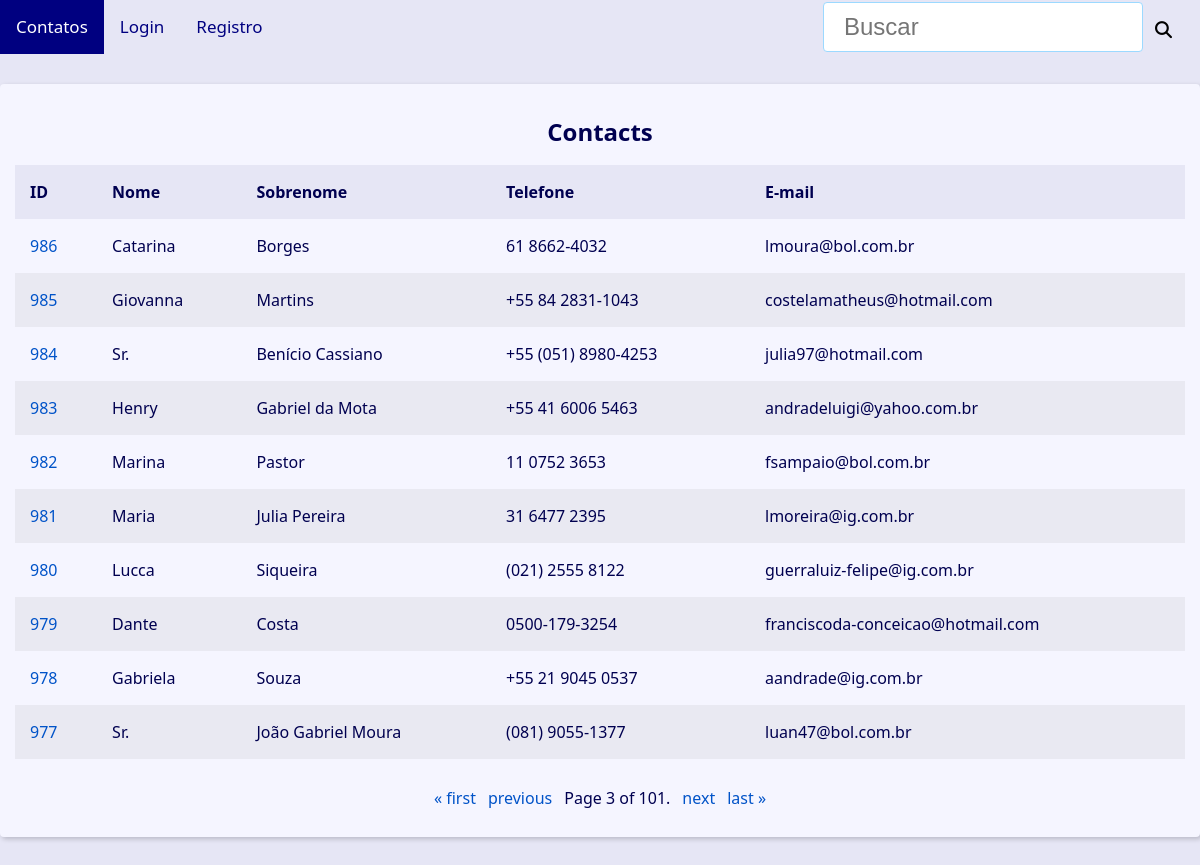
The app's page /?page=3&q= with its own data.
### contact/models.py (models this page shows, shortened)
class Contact(models.Model):
    first_name = models.CharField(max_length=50)
    last_name = models.CharField(max_length=50, blank=True)
    phone = models.CharField(max_length=50)
    email = models.EmailField(max_length=254, blank=True, verbose_name='E-mail')
    created_date = models.DateTimeField(default=timezone.now)
    description = models.TextField(blank=True, verbose_name='Descrição')
    show = models.BooleanField(default=True)
    picture = models.ImageField(blank=True, upload_to='pictures/%Y/%m/', verbose_name='Imagem')
    owner = models.ForeignKey(
        User,
        on_delete=models.SET_NULL,
        blank=True, null=True
    )
    category = models.ForeignKey(
        Category,
        on_delete=models.SET_NULL,
        blank=True,
        null=True,
        verbose_name='Categoria'
    )

### contact/views/contact_views.py (the view)
# urls.py: path('', views.index, name='index'),
def index(request):
    contacts = Contact.objects \
        .filter(show=True)\
        .order_by('-id')
    paginator = Paginator(contacts, 10)
    page_number = request.GET.get("page")
    page_obj = paginator.get_page(page_number)
    context = {
        'page_obj': page_obj,
        'site_title': ' - Contatos',
    }
    return render(
        request,
        'contact/index.html',
        context
    )

### contact/templates/contact/index.html
{% extends 'global/base.html' %}
{% block content %}
  {% if page_obj %}
    <div class="responsive-table">
      <table class="contacts-table">
        <caption class="table-caption ">
          Contacts
        </caption>
        <thead>
          <tr class="table-row table-row-header">
            <th class="table-header">ID</th>
            <th class="table-header">Nome</th>
            <th class="table-header">Sobrenome</th>
            <th class="table-header">Telefone</th>
            <th class="table-header">E-mail</th>
          </tr>
        </thead>
        <tbody>
          {% for contact in page_obj %}
            <tr class="table-row">
              <td class="table-cel">
                <a
                  class="table-link"
                  href="{% url 'contact:contact' contact.id %}"
                >
                  {{ contact.id }}
                </a>
              </td>
              <td class="table-cel">
                {{ contact.first_name }}
              </td>
              <td class="table-cel">
                {{ contact.last_name }}
              </td>
              <td class="table-cel">
                {{ contact.phone }}
              </td>
              <td class="table-cel">
                {{ contact.email }}
              </td>
            </tr>
          {% endfor %}
        </tbody>
      </table>
    </div>
  {% else %}
    <div class="single-contact">
      <h1 class="single-contact-name">
        <p align="center">Nenhum contato encontrado.</p>
      </h1>
    </div>
  {% endif %}
{% endblock content %}

### base/static/global/css/style.css (style rules this page uses)
:root { --spacing: 1.5rem; --link-dark-color: rgb(0, 83, 200); --link-light-color: rgb(156, 217, 255); --clr-white: rgb(245, 245, 255); --clr-blue: rgb(0, 0, 80); --clr-light-gray: rgb(230, 230, 245); --clr-dark-shadow-5: rgba(0, 0, 10, 5%); --clr-dark-shadow-10: rgba(0, 0, 10, 10%); --clr-dark-shadow-20: rgba(0, 0, 10, 20%); --clr-light-shadow-5: rgba(200, 200, 255, 5%); --clr-light-shadow-10: rgba(200, 200, 255, 20%); --clr-light-shadow-20: rgba(200, 200, 255, 20%); --main-page-width: 120rem; --table-min-width: 60rem; --biggest-font-size: 5rem; --bigger-font-size: 4rem; --big-font-size: 3.2rem; --medium-font-size: 2.4rem; --small-font-size: 1.6rem; --smaller-font-size: 1.4rem; --smallest-font-size: 1.2rem; --transition-fast: 300ms; --transition-medium: 600ms; --transition-slow: 1s; --default-border-radius: 4px; }
*, *::before, *::after { margin: 0; padding: 0; box-sizing: border-box; }
html { font-size: 62.5%; }
body { font-family: system-ui, -apple-system, BlinkMacSystemFont, 'Segoe UI', Roboto, Oxygen, Ubuntu, Cantarell, 'Open Sans', 'Helvetica Neue', sans-serif; line-height: 1.5; font-size: var(--small-font-size); color: var(--clr-blue); -webkit-font-smoothing: antialiased; background: var(--clr-light-gray); }
.responsive-table { width: 100%; overflow-x: auto; }
.contacts-table { width: 100%; min-width: var(--table-min-width); border-collapse: collapse; }
.table-caption { font-size: var(--medium-font-size); font-weight: bold; padding: var(--spacing); }
.table-row { text-align: left; text-overflow: ellipsis; transition: background-color var(--transition-fast) ease-in-out; }
.table-row:nth-of-type(2n) { background: var(--clr-dark-shadow-5); }
.table-row-header { background: var(--clr-light-gray); color: var(--clr-blue); }
.table-cel, .table-header { padding: var(--spacing); }
.table-link { color: var(--link-dark-color); transition: color var(--transition-fast) ease-in-out; text-decoration: none; }

### records on screen
Contact: id "986", first_name "Catarina", last_name "Borges", phone "61 8662-4032", email "lmoura@bol.com.br"
Contact: id "985", first_name "Giovanna", last_name "Martins", phone "+55 84 2831-1043", email "costelamatheus@hotmail.com"
Contact: id "984", first_name "Sr.", last_name "Benício Cassiano", phone "+55 (051) 8980-4253", email "julia97@hotmail.com"
Contact: id "983", first_name "Henry", last_name "Gabriel da Mota", phone "+55 41 6006 5463", email "andradeluigi@yahoo.com.br"
Contact: id "982", first_name "Marina", last_name "Pastor", phone "11 0752 3653", email "fsampaio@bol.com.br"
Contact: id "981", first_name "Maria", last_name "Julia Pereira", phone "31 6477 2395", email "lmoreira@ig.com.br"
Contact: id "980", first_name "Lucca", last_name "Siqueira", phone "(021) 2555 8122", email "guerraluiz-felipe@ig.com.br"
Contact: id "979", first_name "Dante", last_name "Costa", phone "0500-179-3254", email "franciscoda-conceicao@hotmail.com"
Contact: id "978", first_name "Gabriela", last_name "Souza", phone "+55 21 9045 0537", email "aandrade@ig.com.br"
Contact: id "977", first_name "Sr.", last_name "João Gabriel Moura", phone "(081) 9055-1377", email "luan47@bol.com.br"

### other values on screen
{{ page_obj.number }} "3"
{{ page_obj.paginator.num_pages }} "101"
